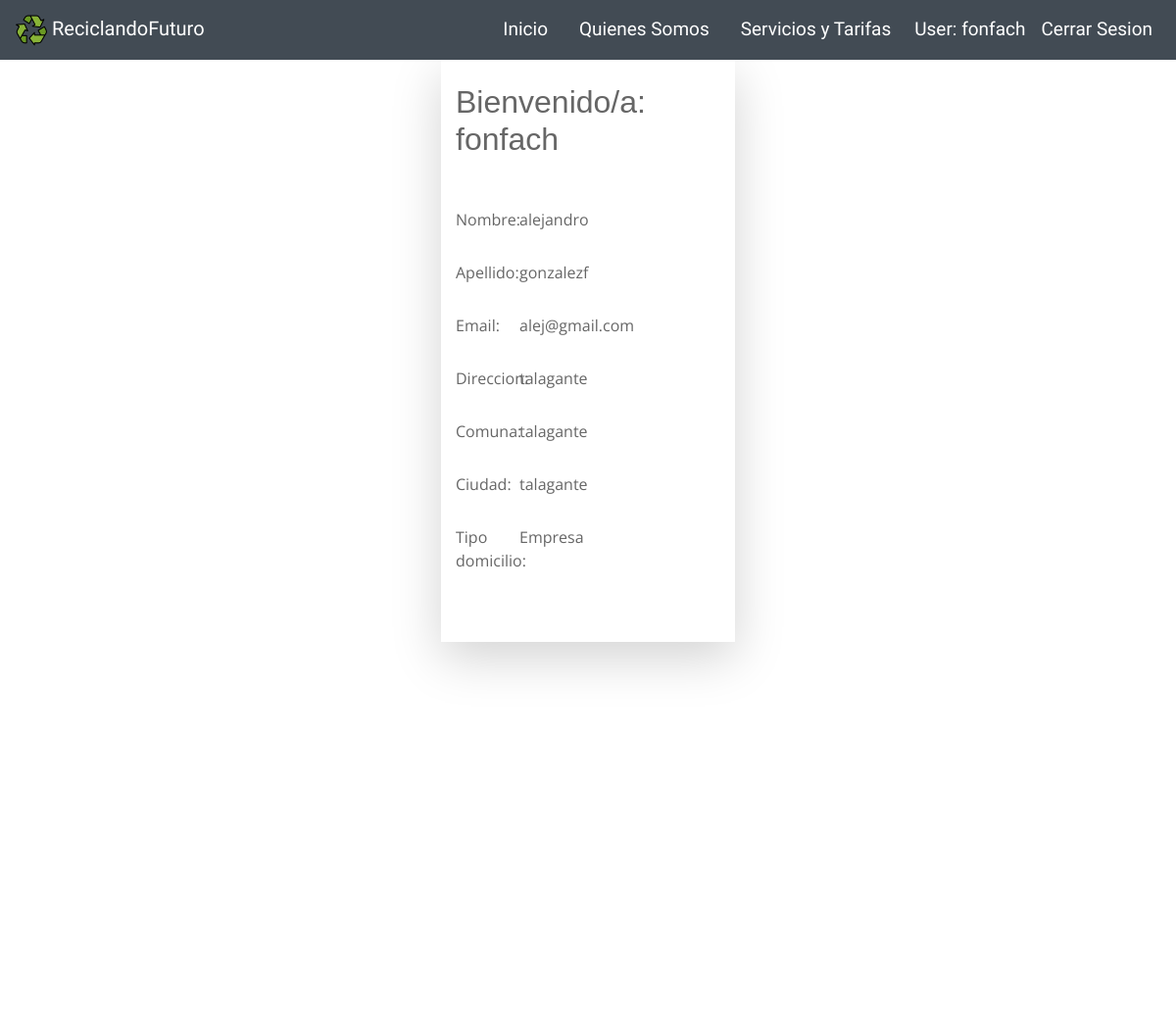
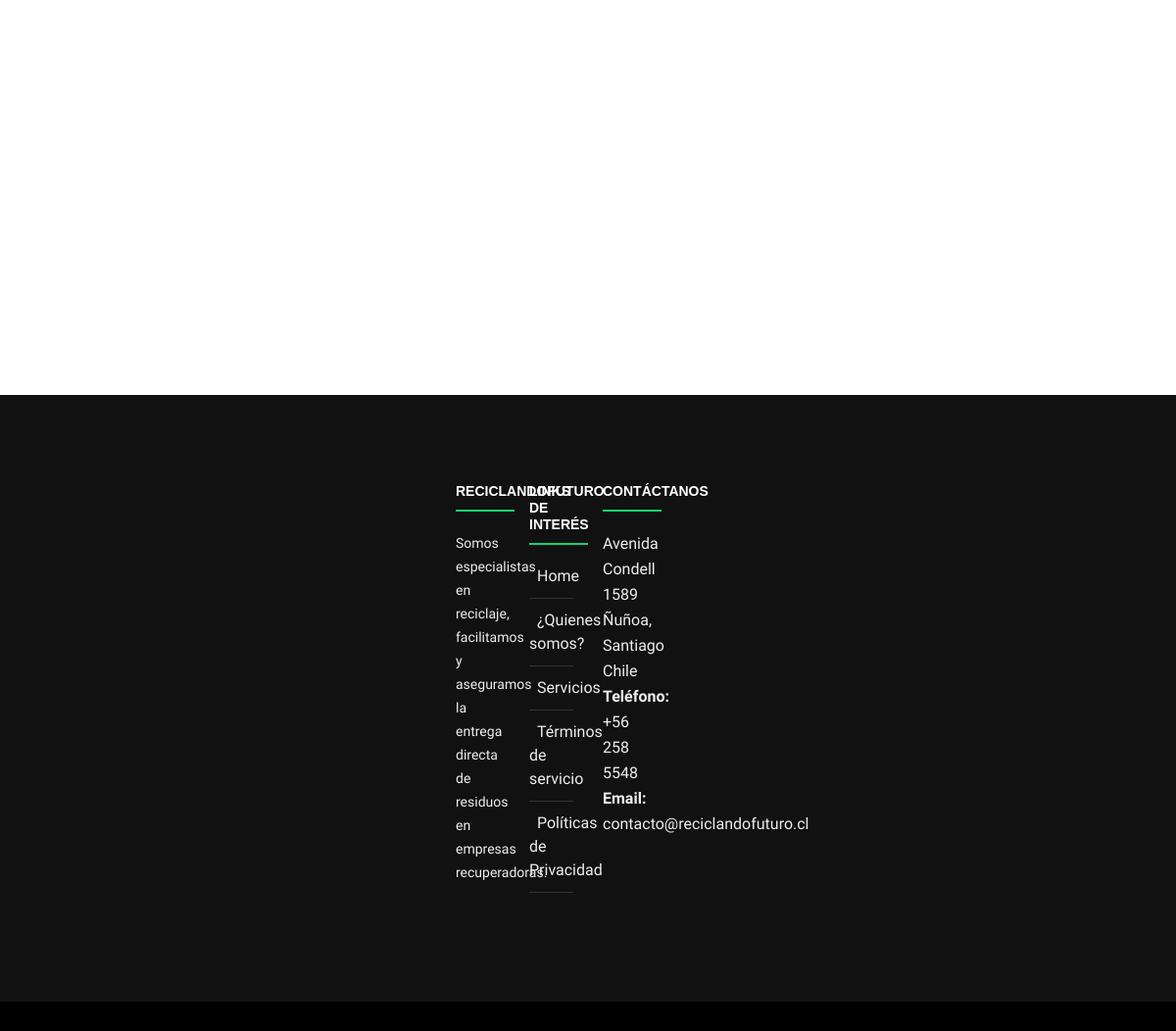
Page /perfil/ (signed in) on the committed database (2 pictures, top to bottom).
### core/models.py (models this page shows, shortened)
class Perfil(models.Model):
    user           = models.OneToOneField(User, on_delete=models.CASCADE)
    direccion      = models.CharField(max_length=200)
    comuna         = models.CharField(max_length=200)
    ciudad         = models.CharField(max_length=200)
    tipo_domicilio = models.CharField(max_length=100, choices=TIPO_DOMICILIO)

### core/views.py (the view)
# urls.py: path('perfil/', perfil, name="perfil"),
@login_required
def perfil(request):
    user = request.user
    perfil = Perfil.objects.get(user_id = user.id)
    data={
        'perfil': perfil
    }
    return render(request, 'core/perfil.html', data)

### core/templates/core/perfil.html (shortened to what this page needs)
{% extends 'core/base.html'%}
{% block contenido %}
<div class="pb-5 pt-3 container shadow-lg" style="margin-bottom: 100vh;">
    <h2 class="pt-2 pb-4">Bienvenido/a: {{ user.username }}</h2>
    <form>
        <div class="form-group row">
            <label for="inputEmail3" class="col-sm-2 col-form-label">Nombre:</label>
            <div class="col-sm-10">
            <label for="inputEmail3" class="col-sm-2 col-form-label">{{ user.first_name }}</label>
            </div>
        </div>
        <div class="form-group row">
            <label for="inputEmail3" class="col-sm-2 col-form-label">Apellido:</label>
            <div class="col-sm-10">
            <label for="inputEmail3" class="col-sm-2 col-form-label">{{ user.last_name }}</label>
            </div>
        </div>
        <div class="form-group row">
            <label for="inputEmail3" class="col-sm-2 col-form-label">Email:</label>
            <div class="col-sm-10">
            <label for="inputEmail3" class="col-sm-2 col-form-label">{{ user.email }}</label>
            </div>
        </div>
        <div class="form-group row">
            <label for="inputEmail3" class="col-sm-2 col-form-label">Direccion:</label>
            <div class="col-sm-10">
            <label for="inputEmail3" class="col-sm-2 col-form-label">{{ perfil.direccion }}</label>
            </div>
        </div>
        <div class="form-group row">
            <label for="inputEmail3" class="col-sm-2 col-form-label">Comuna:</label>
            <div class="col-sm-10">
            <label for="inputEmail3" class="col-sm-2 col-form-label">{{ perfil.comuna }}</label>
            </div>
        </div>
        <div class="form-group row">
            <label for="inputEmail3" class="col-sm-2 col-form-label">Ciudad:</label>
            <div class="col-sm-10">
            <label for="inputEmail3" class="col-sm-2 col-form-label">{{ perfil.ciudad }}</label>
            </div>
        </div>
        <div class="form-group row">
            <label for="inputEmail3" class="col-sm-2 col-form-label">Tipo domicilio:</label>
            <div class="col-sm-10">
            <label for="inputEmail3" class="col-sm-2 col-form-label">{{ perfil.tipo_domicilio }}</label>
            </div>
        </div>
    </form>
</div>
{% endblock %}

### core/templates/core/base.html (shortened to what this page needs)
{% load static %}
<!DOCTYPE html>
<html lang="es">
<head>
  <link rel="stylesheet" type="text/css" media="screen" href="{% static 'core/css/estilo.css'%}" />
  <link rel="stylesheet" href="https://stackpath.bootstrapcdn.com/bootstrap/4.3.1/css/bootstrap.min.css"
 />
  <link rel="stylesheet" href="{% static 'css/estilo.css' %}" />
</head>
<body>
  <nav id="cont-nav-color" class="navbar navbar-expand-lg sticky-top col-sm-12">
    <a class="navbar-brand" href="{% url 'home'%}" style="color:black"><img src="img/recycle-sign.png" alt="" class="logo" />
      <small>ReciclandoFuturo</small>
    </a>
    <div class="collapse navbar-collapse" id="navegadorContenido">
      <ul class="navbar-nav ml-auto">
        <li class="nav-item mx-2">
          <a class="nav-link" href="{% url 'home'%}">Inicio</a>
        </li>
        <li class="nav-item mx-2">
          <a class="nav-link" href="#about">Quienes Somos</a>
        {% if user.is_authenticated %}
            {% if request.user.groups.all.0.name == 'Administrador' %}
              <li class="nav-item">
                  <a class="nav-link" href="{% url 'agregar-servicio' %}">Agregar servicio</a>
              </li>
              <li class="nav-item">
                  <a class="nav-link" href="#">User: {{ user.username }}</a>
              </li>
              <li class="nav-item">
                <a class="nav-link" href="{% url 'logout' %}">Cerrar Sesion</a>
            </li>
            {% else %}
            <li class="nav-item mx-2">
              <a class="nav-link" href="{% url 'mantenedor'%}">Servicios y Tarifas</a>
            </li>
              <li class="nav-item">
                  <a class="nav-link" href="{% url 'perfil' %}">User: {{ user.username }}</a>
              </li>
              <li class="nav-item">
                <a class="nav-link" href="{% url 'logout' %}">Cerrar Sesion</a>
            </li>
            {% endif %}
        {% endif %}
      </ul>
    </div>
  </nav>
  {% block contenido %}
  {% endblock %}
  <footer id="footer">
    <div class="footer-top">
      <div class="container">
        <div class="row">
          <div class="col-lg-3 col-md-6 footer-info">
            <h4>ReciclandoFuturo</h4>
            <p>Somos especialistas en reciclaje, facilitamos y aseguramos la entrega directa de residuos en empresas
              recuperadoras.</p>
          </div>
          <div class="col-lg-3 col-md-6 footer-links">
            <h4>Links de interés</h4>
            <ul>
              <li><i class="ion-ios-arrow-right"></i> <a href="#intro">Home</a></li>
              <li><i class="ion-ios-arrow-right"></i> <a href="#about">¿Quienes somos?</a></li>
              <li><i class="ion-ios-arrow-right"></i> <a href="servicios.html">Servicios</a></li>
              <li><i class="ion-ios-arrow-right"></i> <a href="#">Términos de servicio</a></li>
              <li><i class="ion-ios-arrow-right"></i> <a href="#">Políticas de Privacidad</a></li>
            </ul>
          </div>
          <div class="col-lg-3 col-md-6 footer-contact">
            <h4>Contáctanos</h4>
            <p>
              Avenida Condell 1589 <br>
              Ñuñoa, Santiago<br>
              Chile <br>
              <strong>Teléfono:</strong> +56 258 5548<br>
              <strong>Email:</strong> contacto@reciclandofuturo.cl<br>
            </p>
          </div>
        </div>
      </div>
    </div>
  </footer>
</body>
</html>

### core/static/core/css/estilo.css (style rules this page uses)
html { scroll-behavior: smooth; }
body { background: #fff; color: #666666; font-family: "Open Sans", sans-serif; }
a { color: #18d26e; transition: 0.5s; }
p { padding: 0; margin: 0 0 30px 0; }
h1, h2, h3, h4, h5, h6 { font-family: "Montserrat", sans-serif; font-weight: 400; margin: 0 0 20px 0; padding: 0; }
nav { font-family: 'Inconsolata', monospace; }
footer { font-family: 'Inconsolata', monospace; background-color: #424B54; color: white; }
#cont-nav-color { background-color: #424B54; }
#navegadorContenido ul li a { text-decoration: none; color: white; font-size: 19px; }
#cont-nav-color small { color: white; font-size: 20px; }
#footer { background: #000; padding: 0 0 30px 0; color: #eee; font-size: 16px; }
#footer .footer-top { background: #111; padding: 90px 0 60px 0; }
#footer .footer-top .footer-info { margin-bottom: 60px; }
#footer .footer-top .footer-info p { font-size: 14px; line-height: 24px; margin-bottom: 0; font-family: "Inconsolata", sans-serif; color: #eee; }
#footer .footer-top h4 { font-size: 14px; font-weight: bold; color: #fff; text-transform: uppercase; position: relative; padding-bottom: 12px; }
#footer .footer-top h4::before, #footer .footer-top h4::after { content: ''; position: absolute; left: 0; bottom: 0; height: 2px; }
#footer .footer-top h4::before { right: 0; background: #555; }
#footer .footer-top h4::after { background: #18d26e; width: 60px; }
#footer .footer-top .footer-links { margin-bottom: 30px; }
#footer .footer-top .footer-links ul { list-style: none; padding: 0; margin: 0; }
#footer .footer-top .footer-links ul i { padding-right: 8px; color: #ddd; }
#footer .footer-top .footer-links ul li { border-bottom: 1px solid #333; padding: 10px 0; }
#footer .footer-top .footer-links ul li:first-child { padding-top: 0; }
#footer .footer-top .footer-links ul a { color: #eee; }
#footer .footer-top .footer-contact { margin-bottom: 30px; }
#footer .footer-top .footer-contact p { line-height: 26px; }
.container { position: relative; z-index: 1; max-width: 300px; margin: 0 auto; }
.container:before, .container:after { content: ""; display: block; clear: both; }
:root { --input-padding-x: 1.5rem; --input-padding-y: .75rem; }

### rows in the picture
Perfil: direccion "talagante", comuna "talagante", ciudad "talagante", tipo_domicilio "Empresa"

### other values in the picture
{{ user.username }} "fonfach"
{{ user.first_name }} "alejandro"
{{ user.last_name }} "gonzalezf"
{{ user.email }} "alej@gmail.com"
